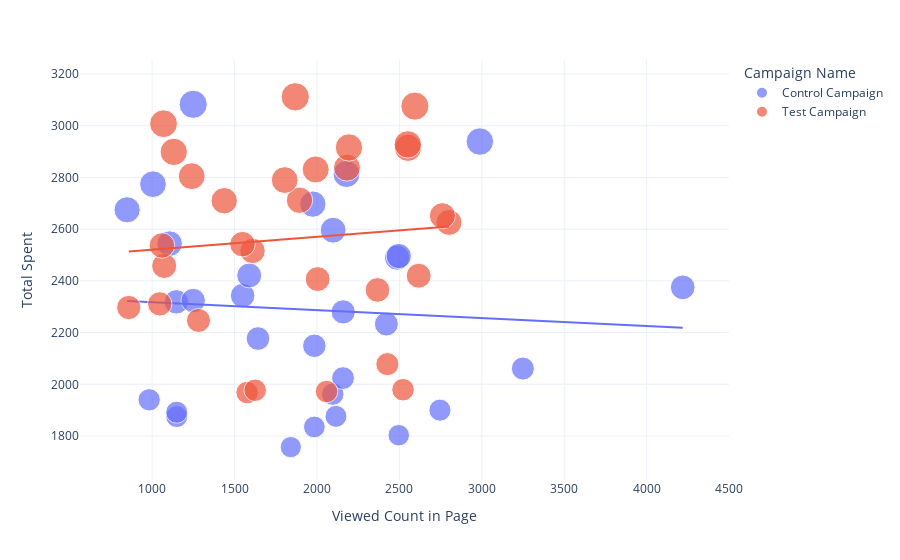

Notebook code for this chart:
### Markdown cell above
## 1. What is the impact of the money spent on each campaign on the number of views received?

To begin A/B testing, I will first examine the link between the number of viewed in first page we received from each campaign and the money spent on each campaign.
According to the amount spent on both efforts, the control campaign generated more viewed count.

### Code cell
graph_1 = px.scatter(data_frame = test_data,
                    x = 'Viewed Count in Page',
                    y = 'Total Spent',
                    size = 'Total Spent',
                    color = 'Campaign Name',
                    trendline = 'ols')
graph_1.show()

### Figure 1 — Plotly figure (JSON) as saved in the notebook; plotly's stock layout.template omitted (floating-point values rounded to 4 significant figures)
{"data": [{"hovertemplate": "Campaign Name=Control Campaign<br>Viewed Count in Page=%{x}<br>Total Spent=%{marker.size}<extra></extra>", "legendgroup": "Control Campaign", "marker": {"color": "#636efa", "size": [1757, 1803, 1835, 1875, 1876, 1892, 1900, 1940, 1962, 2024, 2061, 2149, 2177, 2233, 2280, 2319, 2324, 2343, 2375, 2421, 2490, 2496, 2544, 2596, 2675, 2697, 2774, 2813, 2939, 3083], "sizemode": "area", "sizeref": 7.78, "symbol": "circle"}, "mode": "markers", "name": "Control Campaign", "orientation": "v", "showlegend": true, "type": "scatter", "x": [1841, 2496, 1984, 1149, 2115, 1149, 2746, 982, 2096, 2158, 3249, 1984, 1642, 2421, 2159, 1147, 1249, 1549, 4219, 1589, 2486, 2496, 1106, 2098, 848, 1975, 1005, 2179, 2988, 1249], "xaxis": "x", "y": [1757, 1803, 1835, 1875, 1876, 1892, 1900, 1940, 1962, 2024, 2061, 2149, 2177, 2233, 2280, 2319, 2324, 2343, 2375, 2421, 2490, 2496, 2544, 2596, 2675, 2697, 2774, 2813, 2939, 3083], "yaxis": "y"}, {"hovertemplate": "<b>OLS trendline</b><br>Total Spent = -0.0305974 * Viewed Count in Page + 2347.95<br>R<sup>2</sup>=0.004050<br><br>Campaign Name=Control Campaign<br>Viewed Count in Page=%{x}<br>Total Spent=%{y} <b>(trend)</b><extra></extra>", "legendgroup": "Control Campaign", "marker": {"color": "#636efa", "symbol": "circle"}, "mode": "lines", "name": "Control Campaign", "showlegend": false, "type": "scatter", "x": [848, 982, 1005, 1106, 1147, 1149, 1149, 1249, 1249, 1549, 1589, 1642, 1841, 1975, 1984, 1984, 2096, 2098, 2115, 2158, 2159, 2179, 2421, 2486, 2496, 2496, 2746, 2988, 3249, 4219], "xaxis": "x", "y": [2322.0, 2318.0, 2317.0, 2314.0, 2313.0, 2313.0, 2313.0, 2310.0, 2310.0, 2301.0, 2299.0, 2298.0, 2292.0, 2288.0, 2287.0, 2287.0, 2284.0, 2284.0, 2283.0, 2282.0, 2282.0, 2281.0, 2274.0, 2272.0, 2272.0, 2272.0, 2264.0, 2257.0, 2249.0, 2219.0], "yaxis": "y"}, {"hovertemplate": "Campaign Name=Test Campaign<br>Viewed Count in Page=%{x}<br>Total Spent=%{marker.size}<extra></extra>", "legendgroup": "Test Campaign", "marker": {"color": "#EF553B", "size": [1968, 1972, 1977, 1979, 2078, 2247, 2297, 2311, 2365, 2407, 2420, 2458, 2516, 2537, 2542, 2626, 2652, 2710, 2712, 2790, 2805, 2831, 2838, 2899, 2915, 2916, 2928, 3008, 3076, 3112], "sizemode": "area", "sizeref": 7.78, "symbol": "circle"}, "mode": "markers", "name": "Test Campaign", "orientation": "v", "showlegend": true, "type": "scatter", "x": [1576, 2058, 1625, 2522, 2427, 1281, 858, 1046, 2367, 2004, 2617, 1073, 1609, 1059, 1548, 2801, 2761, 1437, 1894, 1804, 1240, 1992, 2182, 1131, 2552, 2194, 2551, 1069, 2594, 1868], "xaxis": "x", "y": [1968, 1972, 1977, 1979, 2078, 2247, 2297, 2311, 2365, 2407, 2420, 2458, 2516, 2537, 2542, 2626, 2652, 2710, 2712, 2790, 2805, 2831, 2838, 2899, 2915, 2916, 2928, 3008, 3076, 3112], "yaxis": "y"}, {"hovertemplate": "<b>OLS trendline</b><br>Total Spent = 0.049682 * Viewed Count in Page + 2470.76<br>R<sup>2</sup>=0.007251<br><br>Campaign Name=Test Campaign<br>Viewed Count in Page=%{x}<br>Total Spent=%{y} <b>(trend)</b><extra></extra>", "legendgroup": "Test Campaign", "marker": {"color": "#EF553B", "symbol": "circle"}, "mode": "lines", "name": "Test Campaign", "showlegend": false, "type": "scatter", "x": [858, 1046, 1059, 1069, 1073, 1131, 1240, 1281, 1437, 1548, 1576, 1609, 1625, 1804, 1868, 1894, 1992, 2004, 2058, 2182, 2194, 2367, 2427, 2522, 2551, 2552, 2594, 2617, 2761, 2801], "xaxis": "x", "y": [2513.0, 2523.0, 2523.0, 2524.0, 2524.0, 2527.0, 2532.0, 2534.0, 2542.0, 2548.0, 2549.0, 2551.0, 2551.0, 2560.0, 2564.0, 2565.0, 2570.0, 2570.0, 2573.0, 2579.0, 2580.0, 2588.0, 2591.0, 2596.0, 2597.0, 2598.0, 2600.0, 2601.0, 2608.0, 2610.0], "yaxis": "y"}], "layout": {"autosize": true, "legend": {"itemsizing": "constant", "title": {"text": "Campaign Name"}, "tracegroupgap": 0}, "margin": {"t": 60}, "xaxis": {"anchor": "y", "autorange": true, "domain": [0, 1], "range": [623.3, 4442.0], "title": {"text": "Viewed Count in Page"}, "type": "linear"}, "yaxis": {"anchor": "x", "autorange": true, "domain": [0, 1], "range": [1575.0, 3325.0], "title": {"text": "Total Spent"}, "type": "linear"}}}
